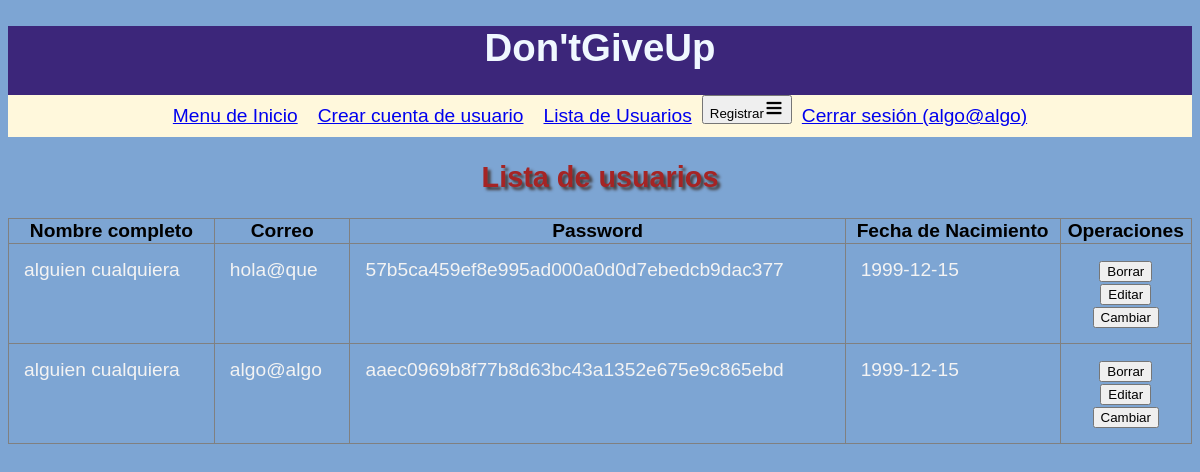
The app's page /lista_usuario.php (signed in) with its own data.
### tables this page shows
CREATE TABLE `usuarios` (
  `id` int(11) NOT NULL,
  `correo` varchar(200) NOT NULL,
  `password` text NOT NULL,
  `fecha` date NOT NULL,
  `nombres` varchar(100) NOT NULL,
  `apellidos` varchar(100) NOT NULL,
  `fecha_nacimiento` date NOT NULL
);

### lista_usuario.php (the view, shortened to what this page needs)
<?php
include 'config.php';
$db = new PDO("mysql:host=$direccion;dbname=$bd;charset=utf8mb4", $usuario, $pass);
$stmt=$db ->query("SELECT * FROM usuarios ORDER BY id DESC");
$usuarios =$stmt->fetchAll();
?>
<!DOCTYPE html>
<html lang="en">
<head>
    <link rel="stylesheet" href="style.css">
</head>
<body>
    <?php include 'cabecera.php' ?>
    <h2>Lista de usuarios</h2>
    <table style="width:100%; border-collapse:collapse;" border="1">
        <tr>
            <th>Nombre completo</th>
            <th>Correo</th>
            <th>Password</th>
            <th>Fecha de Nacimiento</th>
            <th>Operaciones</th>
        </tr>
    <?php foreach($usuarios as $u) { ?>
    <tr>
        <td><?php echo $u["nombres"] ?> <?php echo $u["apellidos"] ?></td>
        <td><?php echo $u["correo"] ?></td>
        <td><?php echo $u["password"] ?></td>
        <td><?php echo $u["fecha_nacimiento"] ?></td>
        <td style="text-align: center;">
            <form action="borrar_usuario.php" method="post">
                <button type="submit">Borrar</button>
            </form>
            <form action="editar_usuario.php" method="get">
                <button type="submit">Editar</button>
            </form>
            <form action="cambiar_contraseña.php" method="get">
                <button type="submit">Cambiar</button>
            </form>
        </td>
    </tr>
    <?php } ?>
    </table>
</body>
</html>

### style.css (style rules this page uses)
body { background-color: rgb(125, 165, 211); font-family: arial; font-size: 1.2em; }
h2 { color: rgb(165, 36, 36); text-shadow: 3px 3px 3px rgb(68, 61, 61); text-align: center; }
td { color: rgb(243, 243, 243); }
table { width: 100%; word-wrap: inherit; }
td { text-align: left; vertical-align: top; padding: 15px 15px 15px 15px; }
td, h1 { text-align: left; }

### records on screen
usuarios: nombres "alguien", apellidos "cualquiera", correo "hola@que", password "57b5ca459ef8e995ad000a0d0d7ebedcb9dac377", fecha_nacimiento "1999-12-15"
usuarios: nombres "alguien", apellidos "cualquiera", correo "algo@algo", password "aaec0969b8f77b8d63bc43a1352e675e9c865ebd", fecha_nacimiento "1999-12-15"

### other values on screen
$_SESSION["correo"] "algo@algo"
